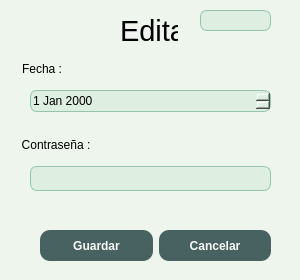
<?xml version="1.0" encoding="UTF-8"?>
<ui version="4.0">
 <class>Form</class>
 <widget class="QWidget" name="Form">
  <property name="geometry">
   <rect>
    <x>0</x>
    <y>0</y>
    <width>300</width>
    <height>280</height>
   </rect>
  </property>
  <property name="windowTitle">
   <string>Form</string>
  </property>
  <property name="styleSheet">
   <string notr="true">QWidget#Form{
	background-color:#EDF5ED;
}

QLabel{
	color: black;
}

QGroupBox{
	border: none;
	color: black;
}

QLineEdit, QDateEdit {
	border: 1px solid #91c3ad;
	border-radius: 7px;
	background-color: #deeee1;
	color: black;
}

QPushButton{
	background-color:#486161;
	border-radius: 10px;
	color: #f8f8f8;
	font-weight: bold;
}

QPushButton:hover{
	background-color: #5d8282;
	border: 2px solid #f8f8f8;
	color: #f8f8f8;
	font-weight: bold;
}</string>
  </property>
  <widget class="QWidget" name="horizontalLayoutWidget">
   <property name="geometry">
    <rect>
     <x>40</x>
     <y>230</y>
     <width>231</width>
     <height>31</height>
    </rect>
   </property>
   <layout class="QHBoxLayout" name="horizontalLayout">
    <item>
     <widget class="QPushButton" name="save_btn">
      <property name="sizePolicy">
       <sizepolicy hsizetype="Minimum" vsizetype="Minimum">
        <horstretch>0</horstretch>
        <verstretch>0</verstretch>
       </sizepolicy>
      </property>
      <property name="minimumSize">
       <size>
        <width>0</width>
        <height>0</height>
       </size>
      </property>
      <property name="cursor">
       <cursorShape>PointingHandCursor</cursorShape>
      </property>
      <property name="text">
       <string>Guardar</string>
      </property>
      <property name="icon">
       <iconset>
        <normaloff>../assets/icons/save_48dp.svg</normaloff>../assets/icons/save_48dp.svg</iconset>
      </property>
      <property name="iconSize">
       <size>
        <width>16</width>
        <height>16</height>
       </size>
      </property>
     </widget>
    </item>
    <item>
     <widget class="QPushButton" name="cancel_btn">
      <property name="sizePolicy">
       <sizepolicy hsizetype="Minimum" vsizetype="Minimum">
        <horstretch>0</horstretch>
        <verstretch>0</verstretch>
       </sizepolicy>
      </property>
      <property name="minimumSize">
       <size>
        <width>0</width>
        <height>0</height>
       </size>
      </property>
      <property name="cursor">
       <cursorShape>PointingHandCursor</cursorShape>
      </property>
      <property name="text">
       <string>Cancelar</string>
      </property>
      <property name="icon">
       <iconset>
        <normaloff>../assets/icons/cancel_48dp.svg</normaloff>../assets/icons/cancel_48dp.svg</iconset>
      </property>
      <property name="iconSize">
       <size>
        <width>16</width>
        <height>16</height>
       </size>
      </property>
     </widget>
    </item>
   </layout>
  </widget>
  <widget class="QLabel" name="title_label">
   <property name="geometry">
    <rect>
     <x>120</x>
     <y>10</y>
     <width>58</width>
     <height>41</height>
    </rect>
   </property>
   <property name="font">
    <font>
     <pointsize>22</pointsize>
    </font>
   </property>
   <property name="text">
    <string>Editar</string>
   </property>
  </widget>
  <widget class="QLineEdit" name="id_txt">
   <property name="geometry">
    <rect>
     <x>200</x>
     <y>10</y>
     <width>71</width>
     <height>21</height>
    </rect>
   </property>
  </widget>
  <widget class="QLabel" name="icon_label">
   <property name="geometry">
    <rect>
     <x>80</x>
     <y>10</y>
     <width>41</width>
     <height>41</height>
    </rect>
   </property>
   <property name="text">
    <string/>
   </property>
   <property name="pixmap">
    <pixmap>../assets/icons/edit_document_48dp_black.svg</pixmap>
   </property>
   <property name="scaledContents">
    <bool>true</bool>
   </property>
  </widget>
  <widget class="QWidget" name="verticalLayoutWidget">
   <property name="geometry">
    <rect>
     <x>20</x>
     <y>60</y>
     <width>261</width>
     <height>151</height>
    </rect>
   </property>
   <layout class="QVBoxLayout" name="verticalLayout">
    <property name="spacing">
     <number>0</number>
    </property>
    <item>
     <widget class="QGroupBox" name="groupBox">
      <property name="title">
       <string>Fecha :</string>
      </property>
      <widget class="QDateEdit" name="date_process_dte">
       <property name="geometry">
        <rect>
         <x>10</x>
         <y>30</y>
         <width>241</width>
         <height>22</height>
        </rect>
       </property>
      </widget>
     </widget>
    </item>
    <item>
     <widget class="QGroupBox" name="groupBox_2">
      <property name="title">
       <string>Contraseña :</string>
      </property>
      <widget class="QLineEdit" name="pass_txt">
       <property name="geometry">
        <rect>
         <x>10</x>
         <y>30</y>
         <width>241</width>
         <height>25</height>
        </rect>
       </property>
      </widget>
     </widget>
    </item>
   </layout>
  </widget>
 </widget>
 <resources/>
 <connections/>
</ui>
